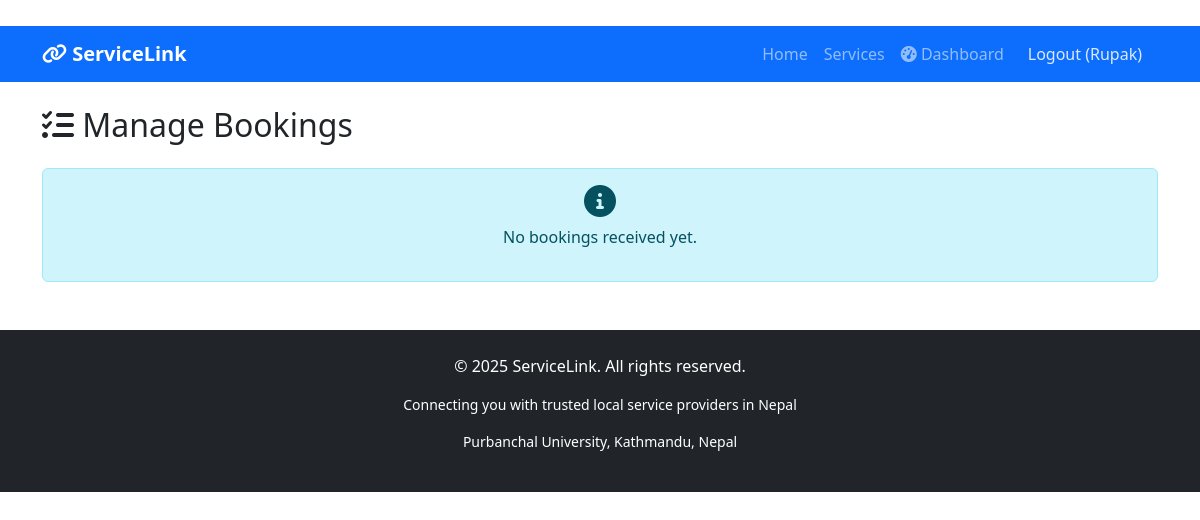
The app's page /services/manage-bookings/ (signed in), older data.
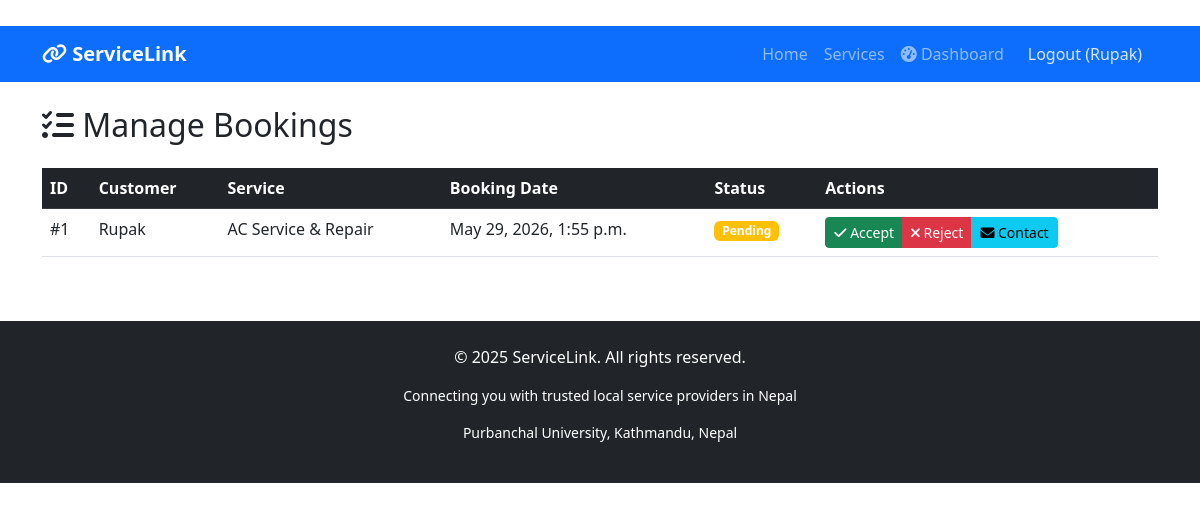
The same page, newer data.
### services/models.py (models this page shows, shortened)
class Booking(models.Model):
    STATUS_CHOICES = [
        ('pending', 'Pending'),
        ('confirmed', 'Confirmed'),
        ('completed', 'Completed'),
        ('cancelled', 'Cancelled'),
    ]
    service = models.ForeignKey(Service, on_delete=models.CASCADE, related_name='bookings')
    customer = models.ForeignKey(User, on_delete=models.CASCADE, related_name='bookings')
    booking_date = models.DateTimeField()
    special_requests = models.TextField(blank=True)
    status = models.CharField(max_length=20, choices=STATUS_CHOICES, default='pending')
    created_at = models.DateTimeField(auto_now_add=True)
    updated_at = models.DateTimeField(auto_now=True)
    class Meta:
        ordering = ['-created_at']

class Service(models.Model):
    title = models.CharField(max_length=200)
    description = models.TextField()
    price = models.DecimalField(max_digits=10, decimal_places=2)
    category = models.ForeignKey(Category, on_delete=models.CASCADE)
    provider = models.ForeignKey(User, on_delete=models.CASCADE, related_name='services')
    image = models.ImageField(upload_to='services/', blank=True, null=True)
    location = models.CharField(max_length=200, blank=True)
    is_available = models.BooleanField(default=True)
    created_at = models.DateTimeField(auto_now_add=True)

### services/views.py (the view)
# urls.py: path('manage-bookings/', views.manage_bookings, name='manage_bookings'),  # Added this
@login_required
def manage_bookings(request):
    bookings = Booking.objects.filter(service__provider=request.user)
    return render(request, 'services/manage_bookings.html', {
        'bookings': bookings
    })

### services/templates/services/manage_bookings.html
{% extends 'base.html' %}
{% block content %}
<div class="container mt-4">
    <h2 class="mb-4"><i class="fas fa-tasks"></i> Manage Bookings</h2>
    {% if bookings %}
        <div class="table-responsive">
            <table class="table table-hover">
                <thead class="table-dark">
                    <tr>
                        <th>ID</th>
                        <th>Customer</th>
                        <th>Service</th>
                        <th>Booking Date</th>
                        <th>Status</th>
                        <th>Actions</th>
                    </tr>
                </thead>
                <tbody>
                    {% for booking in bookings %}
                    <tr>
                        <td>#{{ booking.id }}</td>
                        <td>{{ booking.customer.username }}</td>
                        <td>{{ booking.service.title|truncatechars:30 }}</td>
                        <td>{{ booking.booking_date|date:"M j, Y, g:i a" }}</td>
                        <td>
                            <span class="badge {% if booking.status == 'pending' %}bg-warning
                                               {% elif booking.status == 'confirmed' %}bg-info
                                               {% elif booking.status == 'completed' %}bg-success
                                               {% else %}bg-danger{% endif %}">
                                {{ booking.status|title }}
                            </span>
                        </td>
                        <td>
                            <div class="btn-group btn-group-sm">
                                {% if booking.status == 'pending' %}
                                    <a href="{% url 'update_booking_status' booking.id 'confirmed' %}" class="btn btn-success">
                                        <i class="fas fa-check"></i> Accept
                                    </a>
                                    <a href="{% url 'update_booking_status' booking.id 'cancelled' %}" class="btn btn-danger">
                                        <i class="fas fa-times"></i> Reject
                                    </a>
                                {% elif booking.status == 'confirmed' %}
                                    <a href="{% url 'update_booking_status' booking.id 'completed' %}" class="btn btn-primary">
                                        <i class="fas fa-check-double"></i> Mark Completed
                                    </a>
                                {% endif %}
                                <a href="#" class="btn btn-info" onclick="alert('Contact: {{ booking.customer.email }}')">
                                    <i class="fas fa-envelope"></i> Contact
                                </a>
                            </div>
                        </td>
                    </tr>
                    {% endfor %}
                </tbody>
            </table>
        </div>
    {% else %}
        <div class="alert alert-info text-center">
            <i class="fas fa-info-circle fa-2x mb-2"></i>
            <p>No bookings received yet.</p>
        </div>
    {% endif %}
</div>
{% endblock %}

Row changes from the older to the newer data that the page shows:
added Booking: id "1", customer.username "Rupak", service "AC Service & Repair", booking_date "May 29, 2026, 1:55 p.m.", status "Pending", shows "Accept"
Text that changed along with them:
text no longer shown: "No bookings received yet."
text now shown: "ID Customer Service Booking Date Status Actions"
